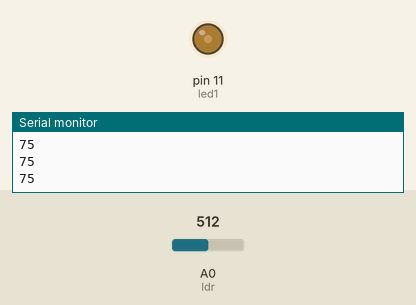
The sketch below on a simulated Arduino Uno, built with avr-gcc and run on an emulated ATmega328P. Shown: output pins drawn as LEDs (lit = HIGH), the last lines printed to the serial monitor. Inputs (shaded band) come from the test bench; at power-on: A0 (ldr) = 512.

Above: at 1.2 s.
1.3 s: A0 (ldr) set to 716
At 1.8 s:
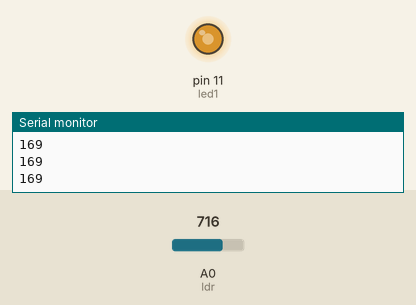
2.8 s: A0 (ldr) set to 900
At 3.1 s:
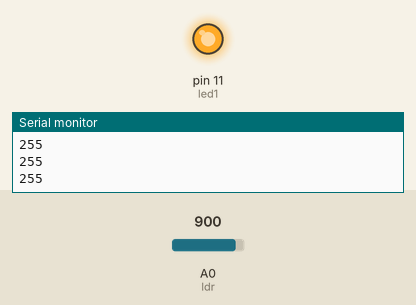
4.3 s: A0 (ldr) set to 903
At 5.5 s:
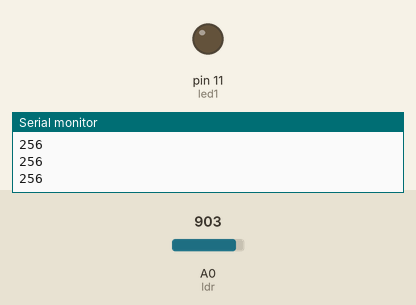
5.8 s: A0 (ldr) set to 1023
At 7.0 s:
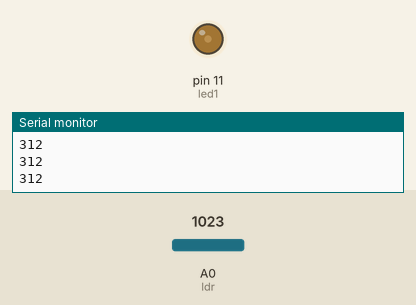
Timing chart, 0 to 8.3 s (numbered marks = the images above; inputs shaded):
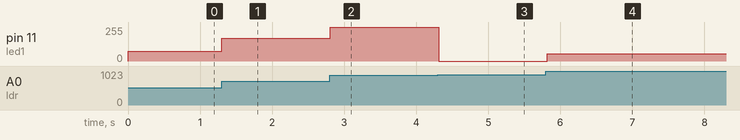

Measured:
- the behaviour switches between 902 and 903 on A0 (ldr) (found by bisection; images 2 and 3)
- after the input at 1.3 s, pin 11 (led1): 75/255 → 169/255 at once
- after the input at 2.8 s, pin 11 (led1): 169/255 → 255/255 at once
- after the input at 4.3 s, pin 11 (led1): 255/255 → 0/255 at once
- after the input at 5.8 s, pin 11 (led1): 0/255 → 56/255 at once

The sketch:

SerialCommunication.ino
```cpp
int led1 = 11;
int ldr = 0;
int vr = 5;

void setup() {
  pinMode(led1, OUTPUT);

  Serial.begin(9600);
}

void loop() {
  func1();
  //func2();
}

void func1() {
  int ldrValue = map(analogRead(ldr), 350, 900, 0, 255);

  Serial.println(ldrValue);
  analogWrite(led1, ldrValue);

  delay(100);
}

void func2() {
  // 왼쪽으로 돌리면 값이 작아지도록 처리하기 위해서 255에서 뺀 값으로 설
  int vrValue = 255 - analogRead(vr) / 4;
  Serial.println(vrValue);

  delay(100);
}
```
